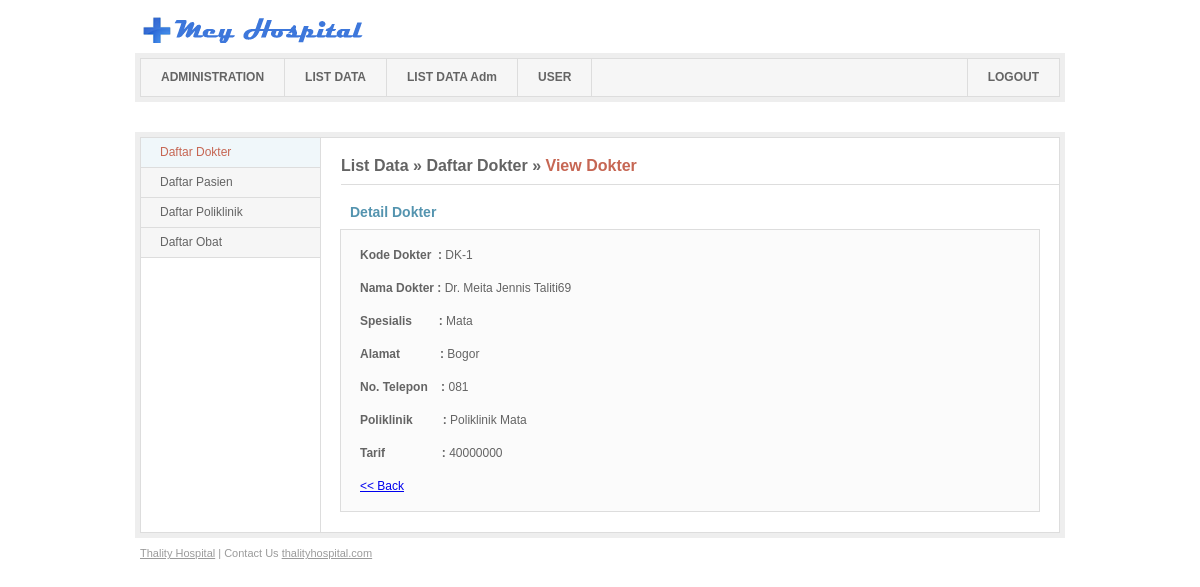
Page /administrator/index.php?menu=detailDkt&kodeDkt=DK-1 (signed in) on the committed database.
### tables this page shows
CREATE TABLE IF NOT EXISTS `dokter` (
  `kodeDkt` varchar(5) NOT NULL,
  `namaDkt` varchar(100) NOT NULL,
  `spesialis` varchar(50) NOT NULL,
  `alamatDkt` varchar(100) NOT NULL,
  `telponDkt` varchar(18) NOT NULL,
  `kodePlk` varchar(5) NOT NULL,
  `tarif` varchar(12) NOT NULL,
  PRIMARY KEY (`kodeDkt`)
);

CREATE TABLE IF NOT EXISTS `poliklinik` (
  `kodePlk` varchar(5) NOT NULL,
  `namaPlk` varchar(50) NOT NULL,
  PRIMARY KEY (`kodePlk`)
);

### administrator/listdata/detaildkt.php (the view, shortened to what this page needs)
<?
$kodeDkt=$_GET['kodeDkt'];
$sql="SELECT kodeDkt,namaDkt,spesialis,alamatDkt,telponDkt,tarif,poliklinik.namaPlk from dokter,poliklinik where dokter.kodePlk=poliklinik.kodePlk and kodeDkt='$kodeDkt'";
	$sql=mysql_query($sql);
	$data=mysql_fetch_array($sql);
	?>
<div id="sidebar">
                	<ul class="sideNav">
                    	<li><a href="index.php?menu=dokter" class="active">Daftar Dokter</a></li>
                    	<li><a href="index.php?menu=pasien">Daftar Pasien</a></li>
                    	<li><a href="index.php?menu=poliklinik">Daftar Poliklinik</a></li>
                    	<li><a href="index.php?menu=obat">Daftar Obat</a></li>
                    </ul>
                </div>
<h2><a href="index.php?menu=listdata">List Data</a> &raquo; <a href="index.php?menu=dokter">Daftar Dokter</a> &raquo; <a  class="active">View Dokter</a></h2>
                <div id="main">
					<h3>Detail Dokter</h3>
					<form method="post" action="">
                    	<fieldset>
                        	<p><label><b>Kode Dokter &nbsp;: </b><?php echo "$data[kodeDkt]"; ?></label></p>
                        	<p><label><b>Nama Dokter : </b><?php echo "$data[namaDkt]"; ?></label></p>
							<p><label><b>Spesialis   &nbsp;&nbsp;&nbsp;&nbsp;&nbsp;&nbsp;&nbsp;: </b><?php echo $data['spesialis']; ?></label></p>
                        	<p><label><b>Alamat      &nbsp;&nbsp;&nbsp;&nbsp;&nbsp;&nbsp;&nbsp;&nbsp;&nbsp;&nbsp;&nbsp;: </b><?php echo $data['alamatDkt']; ?></label></p>
                        	<p><label><b>No. Telepon &nbsp;&nbsp;&nbsp;: </b><?php echo $data['telponDkt']; ?></label></p>
                        	<p><label><b>Poliklinik  &nbsp;&nbsp;&nbsp;&nbsp;&nbsp;&nbsp;&nbsp;&nbsp;: </b><?php echo $data['namaPlk']; ?></label></p>
                        	<p><label><b>Tarif       &nbsp;&nbsp;&nbsp;&nbsp;&nbsp;&nbsp;&nbsp;&nbsp;&nbsp;&nbsp;&nbsp;&nbsp;&nbsp;&nbsp;&nbsp;&nbsp;: </b><?php echo $data['tarif']; ?></label> </p>
                            <a href="index.php?menu=dokter"><< Back</a>
                        </fieldset>
                    </form>
					</div>

### style/css/layout.css (style rules this page uses)
body { background: white; font-family: Arial, Helvetica, sans-serif; font-size: 12px; color: #646464; text-align: center; }
#sidebar { width: 179px; float: left; }
#sidebar .sideNav { width: 179px; }
#sidebar .sideNav li { border-bottom: 1px solid #ddd; width: 179px; }
#sidebar .sideNav li a { display: block; color: #646464; background: #f6f6f6; text-decoration: none; height: 29px; line-height: 29px; padding: 0 19px; width: 141px; }
#sidebar .sideNav li a.active, #sidebar .sideNav li a.active:hover { background: #f0f7fa; color: #c66653; }
h2 { width: 718px; float: right; color: #646464; font-size: 16px; line-height: 16px; font-weight: bold; margin: 20px 0 0 0; padding: 0 0 10px 0; border-bottom: 1px solid #ddd; }
h2 a { color: #646464; text-decoration: none; }
h2 a.active { color: #c66653; }
#main { width: 700px; float: right; padding: 0 19px 0 0; }
h3 { font-size: 14px; line-height: 14px; font-weight: bold; color: #5494af; padding: 0 0 0 10px; margin: 20px 0 10px; }
#main fieldset { border: 1px solid #ddd; padding: 19px; margin: 0 0 20px 0; background: #fbfbfb; }
#main fieldset p { margin: 0 0 14px 0; float: left; width: 100%; }
#main fieldset label { display: block; width: 100%; margin: 0 0 7px 0; line-height: 12px; }

### rows in the picture
dokter: kodeDkt "DK-1", namaDkt "Dr. Meita Jennis Taliti69", spesialis "Mata", alamatDkt "Bogor", telponDkt "081", poliklinik.namaPlk "Poliklinik Mata", tarif "40000000"
